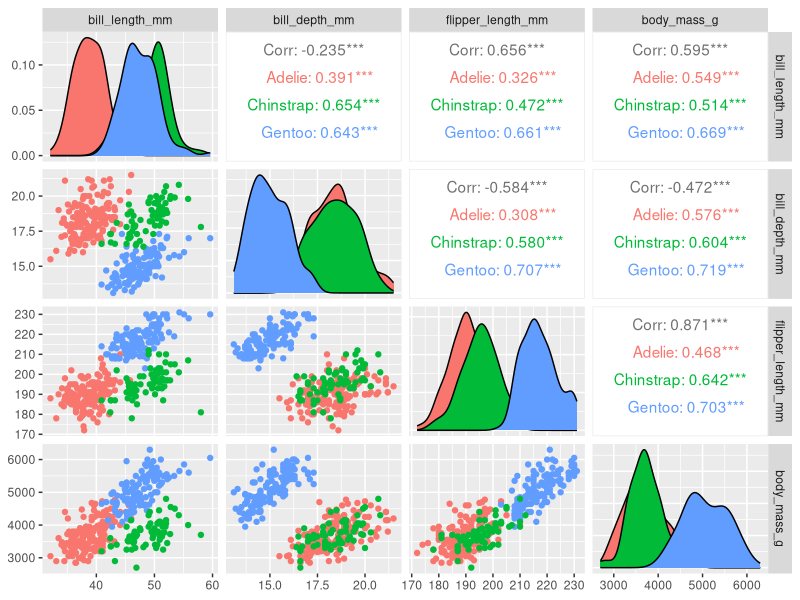
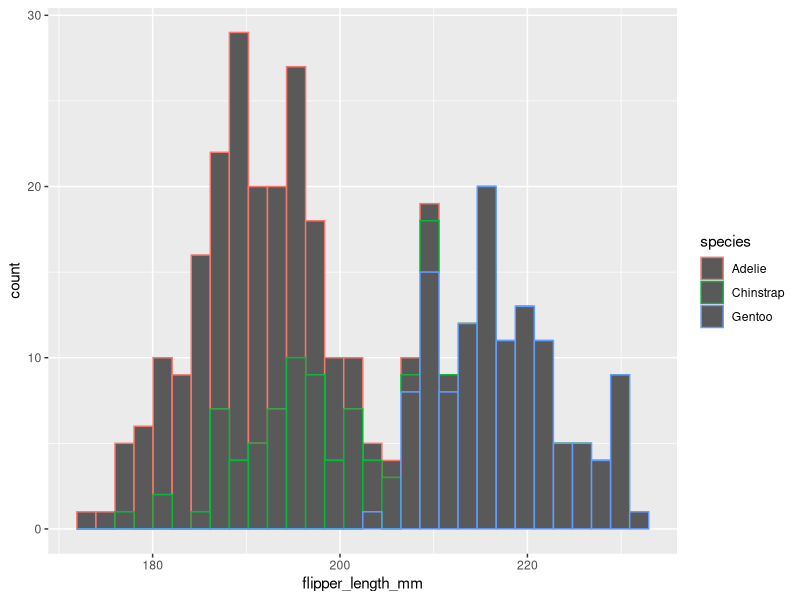

R code for these plots, in order:
## ---- chunk 1
# load libraries ----
library(GGally)
library(skimr)
library(palmerpenguins)
library(tidyverse)

## ---- chunk 2
# Always look at it ----
#View(penguins)

# Check the column names ----
names(penguins)

# Check the dimensions ----
dim(penguins) 

# get a summary of your df ----
summary(penguins)

# get a summary using {skimr} ----
skimr::skim(penguins)

# head % tail ----
head(penguins, n=3)
tail(penguins)

# Make a pairsplot with a select number of columns and color by species ----
GGally::ggpairs(penguins, columns = 3:6, ggplot2::aes(color = species))

# create histogram of penguin flipper lengths ----
ggplot(penguins, aes(flipper_length_mm, color=species)) +
  geom_histogram()
